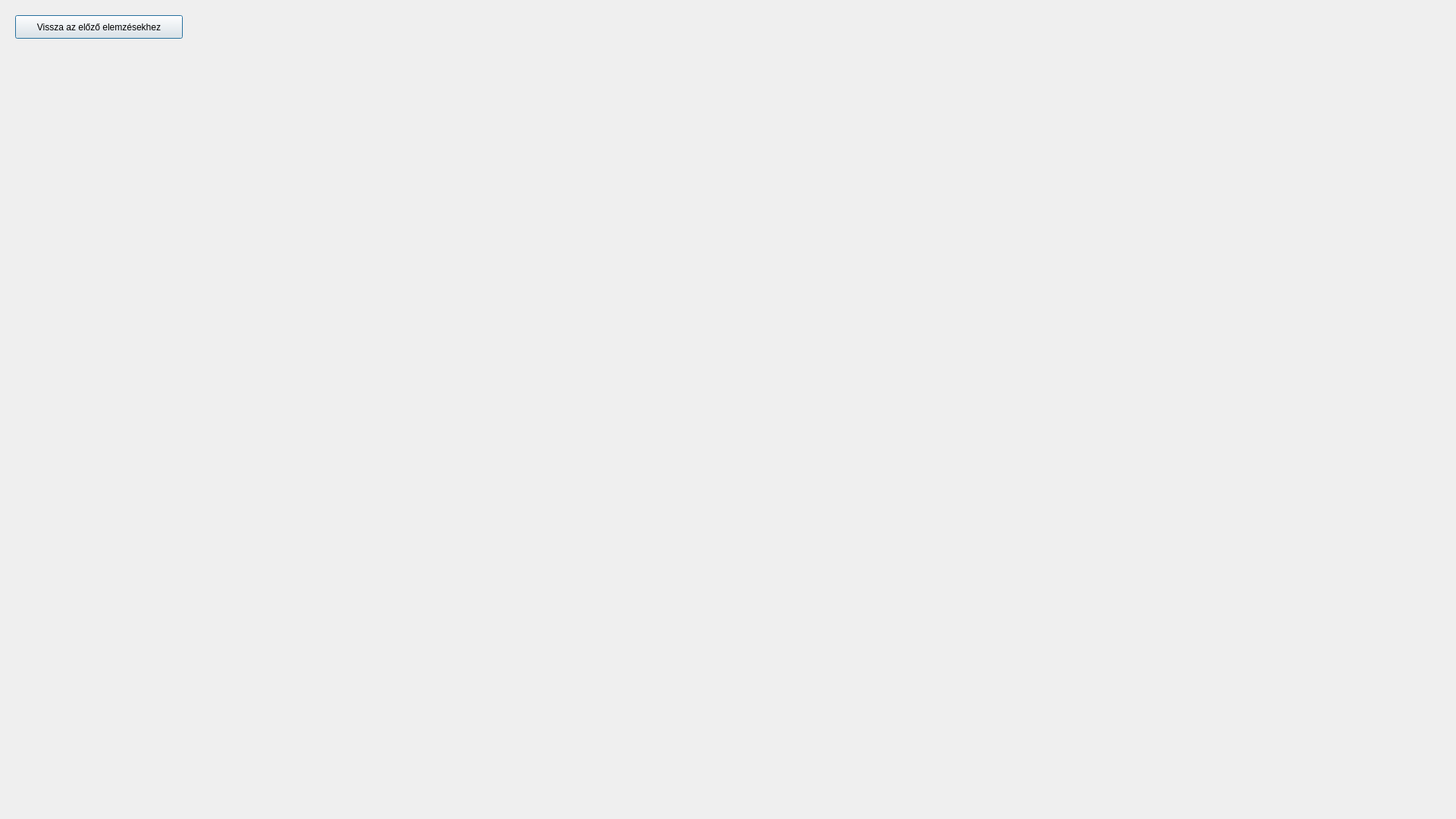
<?xml version="1.0" encoding="UTF-8"?>
<ui version="4.0">
 <class>Dialog</class>
 <widget class="QDialog" name="Dialog">
  <property name="geometry">
   <rect>
    <x>0</x>
    <y>0</y>
    <width>1920</width>
    <height>1080</height>
   </rect>
  </property>
  <property name="windowTitle">
   <string>Dialog</string>
  </property>
  <widget class="QPushButton" name="prev_screen_button">
   <property name="geometry">
    <rect>
     <x>20</x>
     <y>20</y>
     <width>221</width>
     <height>31</height>
    </rect>
   </property>
   <property name="text">
    <string>Vissza az előző elemzésekhez</string>
   </property>
  </widget>
  <widget class="QWidget" name="verticalLayoutWidget_6">
   <property name="geometry">
    <rect>
     <x>960</x>
     <y>530</y>
     <width>961</width>
     <height>471</height>
    </rect>
   </property>
   <layout class="QVBoxLayout" name="avg_vbox"/>
  </widget>
  <widget class="QWidget" name="verticalLayoutWidget_7">
   <property name="geometry">
    <rect>
     <x>0</x>
     <y>60</y>
     <width>961</width>
     <height>471</height>
    </rect>
   </property>
   <layout class="QVBoxLayout" name="relation_vbox_1"/>
  </widget>
  <widget class="QWidget" name="verticalLayoutWidget_8">
   <property name="geometry">
    <rect>
     <x>0</x>
     <y>530</y>
     <width>961</width>
     <height>471</height>
    </rect>
   </property>
   <layout class="QVBoxLayout" name="relation_vbox_2"/>
  </widget>
  <widget class="QLabel" name="relation_label_1">
   <property name="geometry">
    <rect>
     <x>280</x>
     <y>20</y>
     <width>67</width>
     <height>17</height>
    </rect>
   </property>
   <property name="text">
    <string/>
   </property>
  </widget>
  <widget class="QLabel" name="relation_label_2">
   <property name="geometry">
    <rect>
     <x>380</x>
     <y>20</y>
     <width>67</width>
     <height>17</height>
    </rect>
   </property>
   <property name="text">
    <string/>
   </property>
  </widget>
  <widget class="QLabel" name="avg_label">
   <property name="geometry">
    <rect>
     <x>540</x>
     <y>30</y>
     <width>67</width>
     <height>17</height>
    </rect>
   </property>
   <property name="text">
    <string/>
   </property>
  </widget>
  <widget class="QLabel" name="title_label">
   <property name="geometry">
    <rect>
     <x>380</x>
     <y>0</y>
     <width>1161</width>
     <height>61</height>
    </rect>
   </property>
   <property name="text">
    <string/>
   </property>
   <property name="alignment">
    <set>Qt::AlignCenter</set>
   </property>
  </widget>
  <widget class="QWidget" name="verticalLayoutWidget_9">
   <property name="geometry">
    <rect>
     <x>960</x>
     <y>60</y>
     <width>481</width>
     <height>471</height>
    </rect>
   </property>
   <layout class="QVBoxLayout" name="relation_pos_vbox_1"/>
  </widget>
  <widget class="QWidget" name="verticalLayoutWidget_10">
   <property name="geometry">
    <rect>
     <x>1440</x>
     <y>60</y>
     <width>481</width>
     <height>471</height>
    </rect>
   </property>
   <layout class="QVBoxLayout" name="relation_pos_vbox_2"/>
  </widget>
 </widget>
 <resources/>
 <connections/>
</ui>
